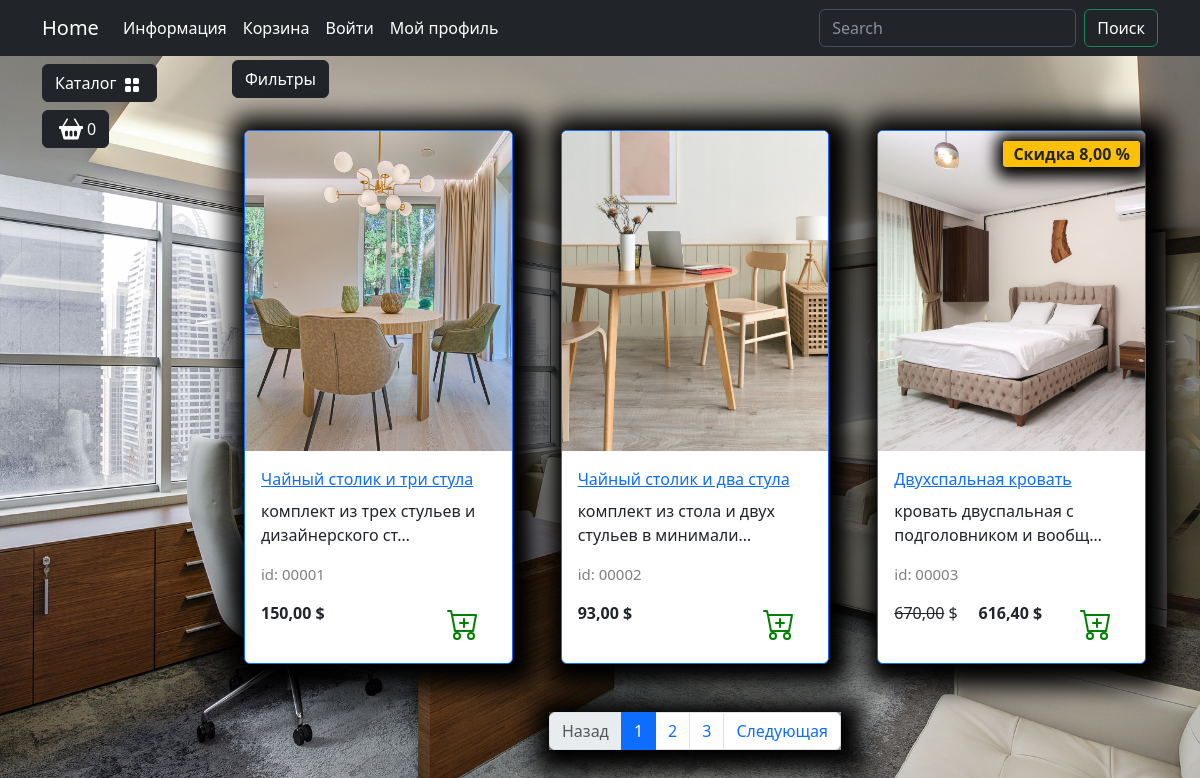
Page /catalog/all/ on the committed database.
### goods/models.py (models this page shows, shortened)
class Products(models.Model):
    name = models.CharField(max_length=150, unique=True, verbose_name='Название')
    slug = models.SlugField(max_length=200, unique=True, blank=True, null=True, verbose_name='URL')
    description = models.TextField(blank=True, null=True, verbose_name='Описание')
    image = models.ImageField(upload_to='goods_images',blank=True, null=True, verbose_name='Изображение')
    price = models.DecimalField(default=0.00, max_digits=7, decimal_places=2,verbose_name='Цена')
    discount = models.DecimalField(default=0.00, max_digits=4, decimal_places=2, verbose_name='Скидка в %')
    quantity = models.PositiveIntegerField(default=0, verbose_name='Количество')
    category = models.ForeignKey(to=Categories, on_delete=models.CASCADE,verbose_name='Категория')
    class Meta:
        db_table: str = 'product'
        verbose_name: str = 'Продукт'
        verbose_name_plural: str = 'Продукты'
    def display_id(self):
        return f'{self.id:05}'
    def sell_price(self):
        if self.discount:
            return round(self.price - self.price*self.discount/100, 2)
        return self.price

### goods/views.py (the view)
# urls.py: path('catalog/',include('goods.urls', namespace='catalog')),
def catalog(request, category_slug, page=1,) -> HttpResponse:
    if category_slug == 'all':
        goods = Products.objects.all()
    else:
        goods = get_list_or_404( Products.objects.filter(category__slug=category_slug))
    paginator = Paginator(goods, 3)
    current_page = paginator.page(page)
    context = {
        'title':'Home - Каталог',
        'goods': current_page,
        'slug_url': category_slug
    }
    return render(request, 'goods/catalog.html', context)

### goods/templatetags/goods_tags.py (called while the page is built)
@register.simple_tag()
def tag_categories():
    return Categories.objects.all()

### goods/templates/goods/catalog.html (shortened to what this page needs)
{% extends 'main/base.html' %}
{% load static %}
{% block content %}
<div class="row">
    <div class="dropdown mb-2">
        <button class="btn btn-secondary dropdown-toggle btn-dark" type="button" data-bs-toggle="dropdown"
                aria-expanded="false">
            Фильтры
        </button>
    </div>
    {% for product in goods %}
    <div class="col-lg-4 col-md-6 p-4">
        <div class="card border-primary rounded custom-shadow">
            <img src="{{ product.image.url }}" class="card-img-top" alt="...">
            <div class="card-body">
                <a href="{% url 'catalog:product' product.slug %}">
                    <p class="card-title">{{ product.name }}</p>
                </a>
                <p class="card-text">{{ product.description|truncatechars:44 }}</p>
                <p class="product_id">id: {{ product.display_id }}</p>
                <div class="d-flex justify-content-between">
                    {% if product.discount %}
                        <p><s>{{ product.price }}</s> $</p>
                        <p><strong> {{ product.sell_price }} $</strong></p>
                        <span class="badge bg-warning text-dark">Скидка {{ product.discount }} %</span>
                    {% else %}
                        <p><strong>{{ product.price }} $</strong></p>
                    {% endif %}
                    <a href="#" class="btn add-to-cart">
                        <img class="mx-1" src="{% static 'deps/icons/cart-plus.svg' %}" alt="Catalog Icon"
                             width="32" height="32">
                    </a>
                </div>
            </div>
        </div>
    </div>
    {% endfor %}
    <nav aria-label="Page navigation example">
        <ul class="pagination justify-content-center my-4">
            <div class="custom-shadow d-flex">
                <li class="page-item {% if not goods.has_previous %} disabled {% endif %}">
                    <a class="page-link" href="{% if goods.has_previous %}
                    {% url 'catalog:index' slug_url goods.previous_page_number %}
                    {% else %}
                    #
                    {% endif %}">Назад</a>
                </li>
                {% for page in goods.paginator.page_range %}
                {% if page >= goods.number|add:-2 and page <= goods.number|add:2%}
                    <li class="page-item if {% if goods.number == page %} active {% endif %}">
                        <a class="page-link" href="{% url 'catalog:index' slug_url page %}">{{ page }}</a>
                     </li>
                {% endif %}
                {% endfor %}
                <li class="page-item {% if not goods.has_next %} disabled {% endif %}">
                    <a class="page-link" href="{% if goods.has_next %}
                    {% url 'catalog:index' slug_url goods.next_page_number %}
                    {% else %}
                    #
                    {% endif %}">Следующая</a>
                </li>
            </div>
        </ul>
    </nav>
    {% endblock %}

### static/deps/css/my_css.css (style rules this page uses)
body { background-image: url("../images/bg-image.jpg"); background-repeat: no-repeat; background-attachment: fixed; background-position: center center; background-size: cover; height: 100%; }
.dropdown-toggle::after { content: none; }
.custom-shadow { box-shadow: 5px 5px 25px 19px #000000; }
.product_id { color: gray; font-size: 15px; }
.badge.bg-warning.text-dark { position: absolute; top: 10px; right: 5px; z-index: 1; padding: 5px 10px; border-radius: 3px; font-size: 1rem; box-shadow: 2px 2px 15px 9px #000000; }

### rows in the picture
Products: image (picture), name "Чайный столик и три стула", description "комплект из трех стульев и дизайнерского ст…", display_id "00001", price "150,00"
Products: image (picture), name "Чайный столик и два стула", description "комплект из стола и двух стульев в минимали…", display_id "00002", price "93,00"
Products: image (picture), name "Двухспальная кровать", description "кровать двуспальная с подголовником и вообщ…", display_id "00003", price "670,00", sell_price "616,40", discount "8,00"

### other values in the picture
{{ page }} "1" "2" "3"
